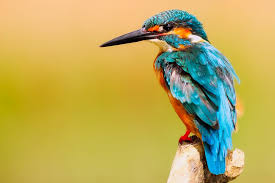
%> input picture Digital_Image_Processing-main/Lab 3/2.jpg, 275 x 183 px
$ octave Task5.m   (GNU Octave 9; MATLAB toolbox functions it lacks are replaced by stand-ins)
%> lines starting %> are read from the running program, lines starting %| are printed output that depends on the picture
im = imread('2.jpg');
%> im is the input picture: size 183x275x3 uint8; mean R, G, B 189.2, 171.6, 90.1
im_d = im2double(im);
im = rgb2gray(im_d);
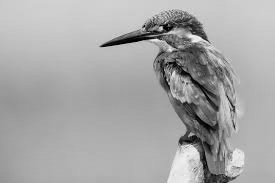
%> im: size 183x275 double; min 0.000894, max 0.979, mean 0.657
hx = [+1 0; 0 -1];
hy = [0 +1; -1 0];
Gx = imfilter(im, hx);
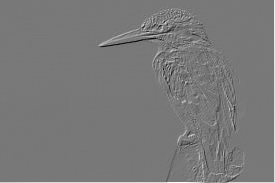
%> Gx: size 183x275 double; min -0.829, max 0.924, mean 0.00681; drawn with min black and max white
imshow(Gx); figure;
%> after `imshow(Gx)`:
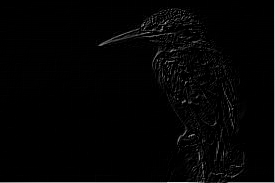
%> displayed picture: size 183x275, on the screen's scale of 0 to 255; min 0, max 236, mean 4.5
Gy = imfilter(im, hy);
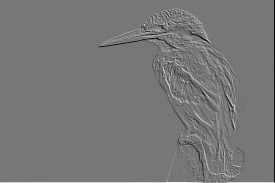
%> Gy: size 183x275 double; min -0.815, max 0.924, mean 0.00201; drawn with min black and max white
imshow(Gy); figure;
%> after `imshow(Gy)`:
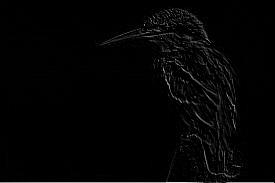
%> displayed picture: size 183x275, on the screen's scale of 0 to 255; min 0, max 236, mean 4.3
Gm = sqrt(Gx.^2 + Gy.^2);
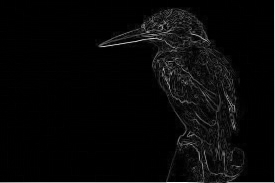
%> Gm: size 183x275 double; min 0, max 1.31, mean 0.0458; drawn with min black and max white
imshow(Gm);
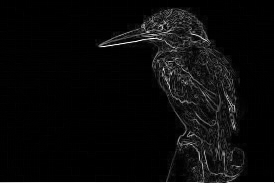
%> displayed picture: size 183x275, on the screen's scale of 0 to 255; min 0, max 255, mean 11.5
